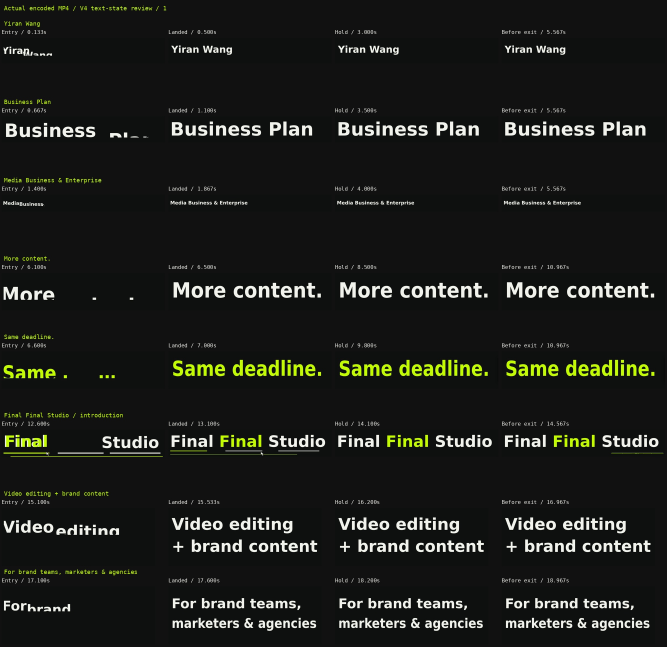
#> input picture films/business-plan-75s-v4/output/encoded-review/text-states-1.jpg, 2000 x 1940 px, given in place of frame-0001.png, which was not available (shown at 1/3 size)
$ python extract_text_states.py
#> lines starting #> are read from the running program, lines starting #| are printed output that depends on the picture; pictures that were not available may be replaced by others from this repository, and a replacement may not be noted
"""Extract exact encoded MP4 frames for four-state review of every major text block."""
from pathlib import Path
from PIL import Image,ImageDraw,ImageFont
import subprocess,json
ROOT=Path(__file__).resolve().parents[1];OUT=ROOT/'output/encoded-review';OUT.mkdir(exist_ok=True)
MOVIE=ROOT/'output/FinalFinalStudio-BusinessPlan-75s-v4.mp4'
# label, four exact timeline times, crop(x,y,width,height). Crops are inspection views only.
G=[
 ('Yiran Wang',[.15,.5,3,5.5667],[80,220,1100,170]),
 ('Business Plan',[.65,1.1,3.5,5.5667],[80,365,1760,280]),
 ('Media Business & Enterprise',[1.4,1.85,4,5.5667],[85,625,1740,180]),
 ('More content.',[6.1,6.5,8.5,10.9667],[80,220,920,210]),
 ('Same deadline.',[6.6,7,9.8,10.9667],[80,410,920,210]),
 ('Final Final Studio / introduction',[12.6,13.1,14.1,14.5667],[80,300,1760,290]),
 ('Video editing + brand content',[15.1,15.55,16.2,16.9667],[80,290,925,350]),
 ('For brand teams, marketers & agencies',[17.1,17.6,18.2,18.9667],[80,300,925,350]),
 ('Your brief',[19.1,19.55,20.7,22.4667],[80,195,565,150]),
 ('Your brand',[20.1,20.55,21.4,22.4667],[665,195,565,150]),
 ('Your footage',[21.1,21.55,22.1,22.4667],[1250,195,590,150]),
 ('Ready-to-share content',[23.1,23.5,24.2,24.9667],[80,295,840,300]),
 ('Quick Edit',[25.1,25.5,30,34.9667],[80,55,1740,190]),
 ('One15–30s video',[25.2,25.75,27,27.9667],[80,305,820,310]),
 ('Basic captions',[28.1,28.45,29.8,30.9667],[80,270,1120,190]),
 ('One aspect ratio',[28.6,28.95,30.2,30.9667],[80,485,1120,205]),
 ('One revision round',[31.1,31.5,33.5,34.9667],[80,240,1120,190]),
 ('€200 / project',[31.65,32.1,33.5,34.9667],[80,655,1080,220]),
 ('Proposed price / Quick Edit',[31.75,32.1,33.5,34.9667],[80,795,800,85]),
 ('Campaign Content Pack',[35.1,35.55,40,45.9667],[80,55,1740,190]),
 ('1 main video / Up to60s',[35.75,36.5,37.2,37.9667],[1210,345,630,295]),
 ('2 short cutdowns',[38.1,38.55,40,40.9667],[80,735,1120,180]),
 ('3 matching graphics',[41.1,41.55,42.4,42.9667],[80,735,1120,180]),
 ('One campaign. One consistent look.',[43,43.3,44.5,45.9667],[80,170,1740,125]),
 ('€500 / pack',[43.1,43.6,44.5,45.9667],[80,775,760,180]),
 ('Proposed price / Campaign',[43.2,43.6,44.5,45.9667],[80,880,760,85]),
 ('Monthly Creative Support',[46.1,46.55,50.5,54.9667],[80,55,1740,190]),
 ('Regular content support',[46.3,46.85,48,48.9667],[80,280,820,320]),
 ('Up to20hours/month',[49.1,49.6,51,51.9667],[80,260,860,320]),
 ('Editing + simple design',[49.75,50.25,51.3,51.9667],[80,550,900,175]),
 ('Tasks agreed in advance',[52.1,52.6,53.5,54.9667],[80,260,900,290]),
 ('€900 / month',[52.15,52.6,53.5,54.9667],[80,590,860,220]),
 ('Proposed price / Monthly',[52.25,52.6,53.5,54.9667],[80,720,860,85]),
 ('Extra capacity.',[55.1,55.55,56.8,58.9667],[80,110,1740,200]),
 ('Consistent content.',[56.75,57.2,58.2,58.9667],[80,255,1740,200]),
 ('Brief → Review → Deliver',[59.1,59.6,61.5,62.9667],[80,60,1740,185]),
 ('On brief.',[63.1,63.55,64.2,68.9667],[80,215,940,205]),
 ('On brand.',[65.1,65.55,66.2,68.9667],[80,420,940,205]),
 ('On time.',[67.1,67.55,68.3,68.9667],[80,630,940,215]),
 ('final.mp4',[69.2,69.55,69.7,69.9667],[80,280,1760,380]),
 ('final_final.mp4',[70.1,70.55,70.8,70.9667],[80,280,1760,380]),
 ('Final Final Studio / ending',[71.4,71.9667,73,74.9667],[80,275,1760,315]),
 ('Let’s make your next edit.',[71.5,71.9667,73.5,74.9667],[80,605,1740,195])]
frames=sorted({max(0,min(2249,round(t*30))) for _,ts,_ in G for t in ts})
def balanced(items):
 if len(items)==1:return items[0]
 m=len(items)//2;return '('+balanced(items[:m])+'+'+balanced(items[m:])+')'
expr=balanced([f'eq(n,{f})' for f in frames])
subprocess.run(['ffmpeg','-v','error','-y','-i',str(MOVIE),'-vf',"select='"+expr+"'",'-fps_mode','vfr','-compression_level','3',str(OUT/'frame-%04d.png')],check=True)
#> (this line was passed over: subprocess is not available in this run)
paths={f:OUT/f'frame-{i+1:04d}.png' for i,f in enumerate(frames)}
font=ImageFont.truetype(str(ROOT/'assets/Mono.ttf'),18);small=ImageFont.truetype(str(ROOT/'assets/Mono.ttf'),16)
states=['Entry','Landed','Hold','Before exit'];manifest=[]
for i,(label,ts,roi) in enumerate(G):
 row=[]
 for state,t in zip(states,ts):
  f=max(0,min(2249,round(t*30)));row.append({'state':state,'frame':f,'time':f/30,'file':paths[f].name,'roi':roi})
 manifest.append({'label':label,'samples':row})
for pg in range((len(G)+7)//8):
 selected=manifest[pg*8:(pg+1)*8];sheet=Image.new('RGB',(2000,60+len(selected)*235),'#111111');d=ImageDraw.Draw(sheet)
#> after `sheet = Image.new('RGB', (2000, 60 + len(selected) * 235), '#111111')`: sheet: PIL image 2000x1940 RGB; every value is 17
 d.text((12,14),f'Actual encoded MP4 / V4 text-state review / {pg+1}',font=font,fill='#C5FF00')
 for r,group in enumerate(selected):
  yy=60+r*235;d.text((12,yy),group['label'],font=font,fill='#C5FF00')
  for j,s in enumerate(group['samples']):
   x=j*500+5;d.text((x,yy+27),f'{s["state"]} / {s["time"]:.3f}s',font=small,fill='#F5F5F0')
   xx,y,w,h=s['roi'];im=Image.open(OUT/s['file']).convert('RGB').crop((xx,y,xx+w,y+h));im.thumbnail((490,174));sheet.paste(im,(x,yy+54))
#> after `im = Image.open(OUT / s['file']).convert('RGB').crop((xx, y, xx + w, y`:
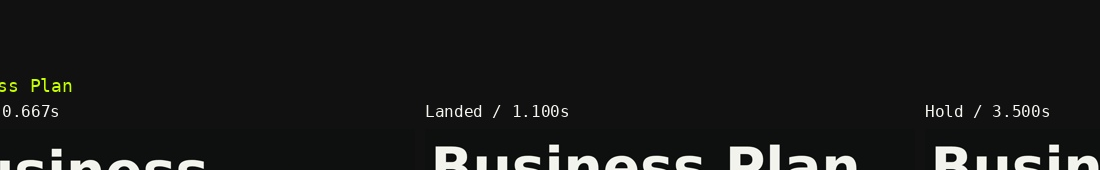
#> im: PIL image 1100x170 RGB; mean R, G, B 25.8, 26.3, 25.6
#> after `im.thumbnail((490, 174))`:
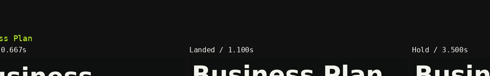
#> im: PIL image 490x76 RGB; mean R, G, B 25.8, 26.3, 25.6
#> after `sheet.paste(im, (x, yy + 54))`:
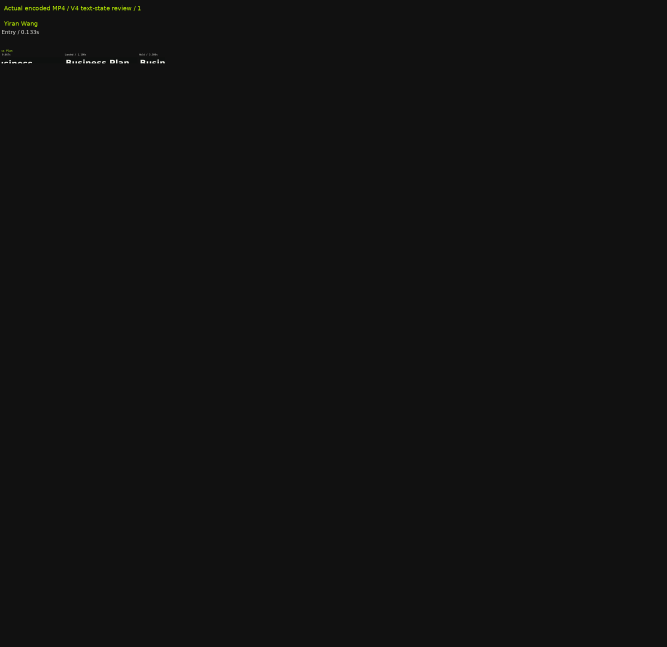
#> sheet: PIL image 2000x1940 RGB (shown at 1/3 size); mean R, G, B 17.2, 17.2, 17.1
#> (the run stopped early here; a loop or call above may not have finished)

$ run again, on films/business-plan-75s-v4/output/encoded-review/text-states-5.jpg
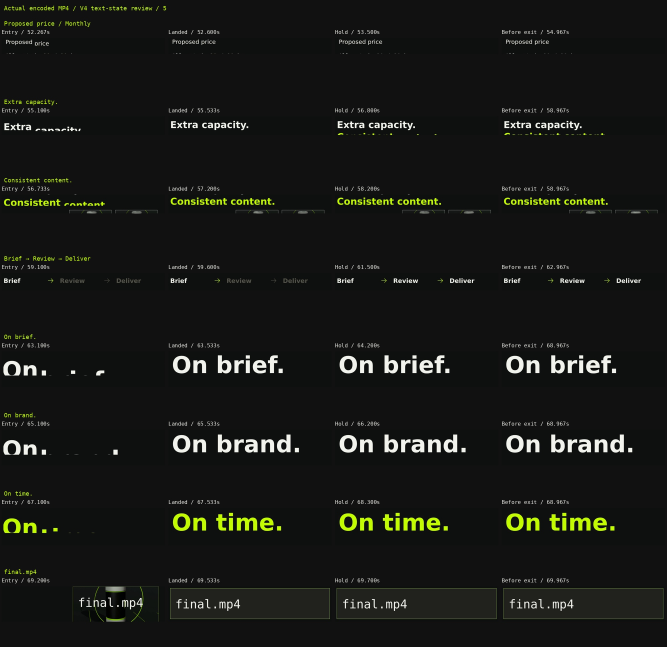
#> input picture films/business-plan-75s-v4/output/encoded-review/text-states-5.jpg, 2000 x 1940 px, given in place of frame-0001.png, which was not available (shown at 1/3 size)
#> `im = Image.open(OUT / s['file']).convert('RGB').crop((xx, y, xx + w, y`:
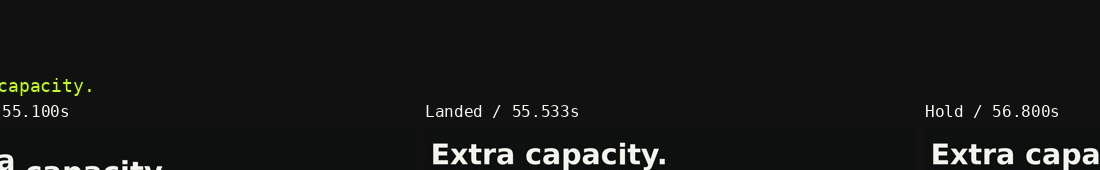
#> im: PIL image 1100x170 RGB; mean R, G, B 22.8, 23.4, 22.6
#> `im.thumbnail((490, 174))`:
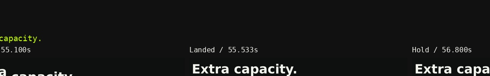
#> im: PIL image 490x76 RGB; mean R, G, B 22.8, 23.4, 22.6

$ run again, on films/business-plan-75s-v4/output/encoded-review/text-states-6.jpg
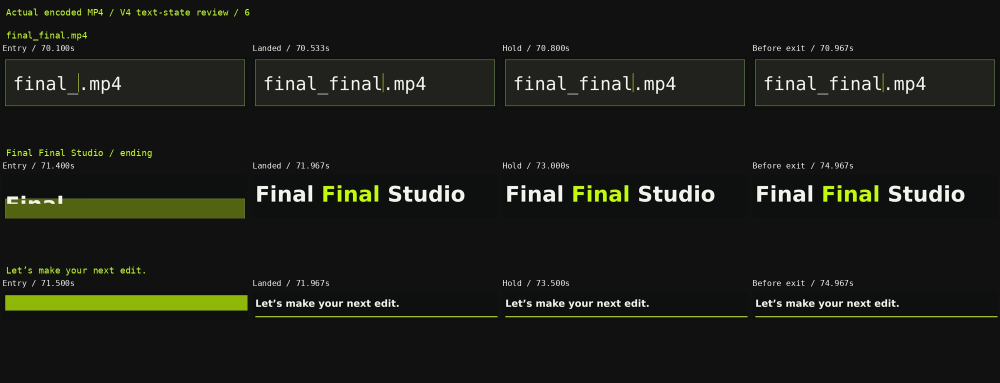
#> input picture films/business-plan-75s-v4/output/encoded-review/text-states-6.jpg, 2000 x 765 px, given in place of frame-0001.png, which was not available (shown at 1/2 size)
#> `im = Image.open(OUT / s['file']).convert('RGB').crop((xx, y, xx + w, y`:
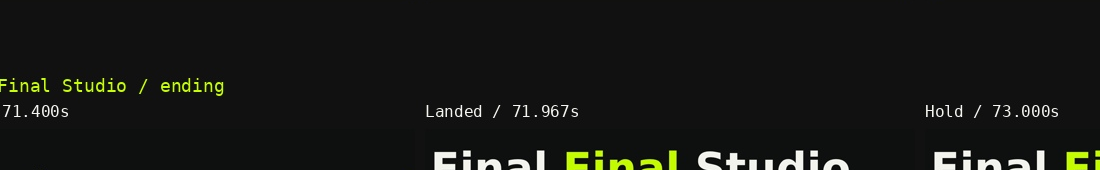
#> im: PIL image 1100x170 RGB; mean R, G, B 23.1, 24.2, 21.3
#> `im.thumbnail((490, 174))`:
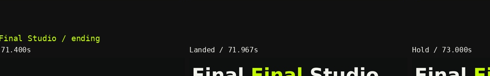
#> im: PIL image 490x76 RGB; mean R, G, B 23.1, 24.2, 21.3
